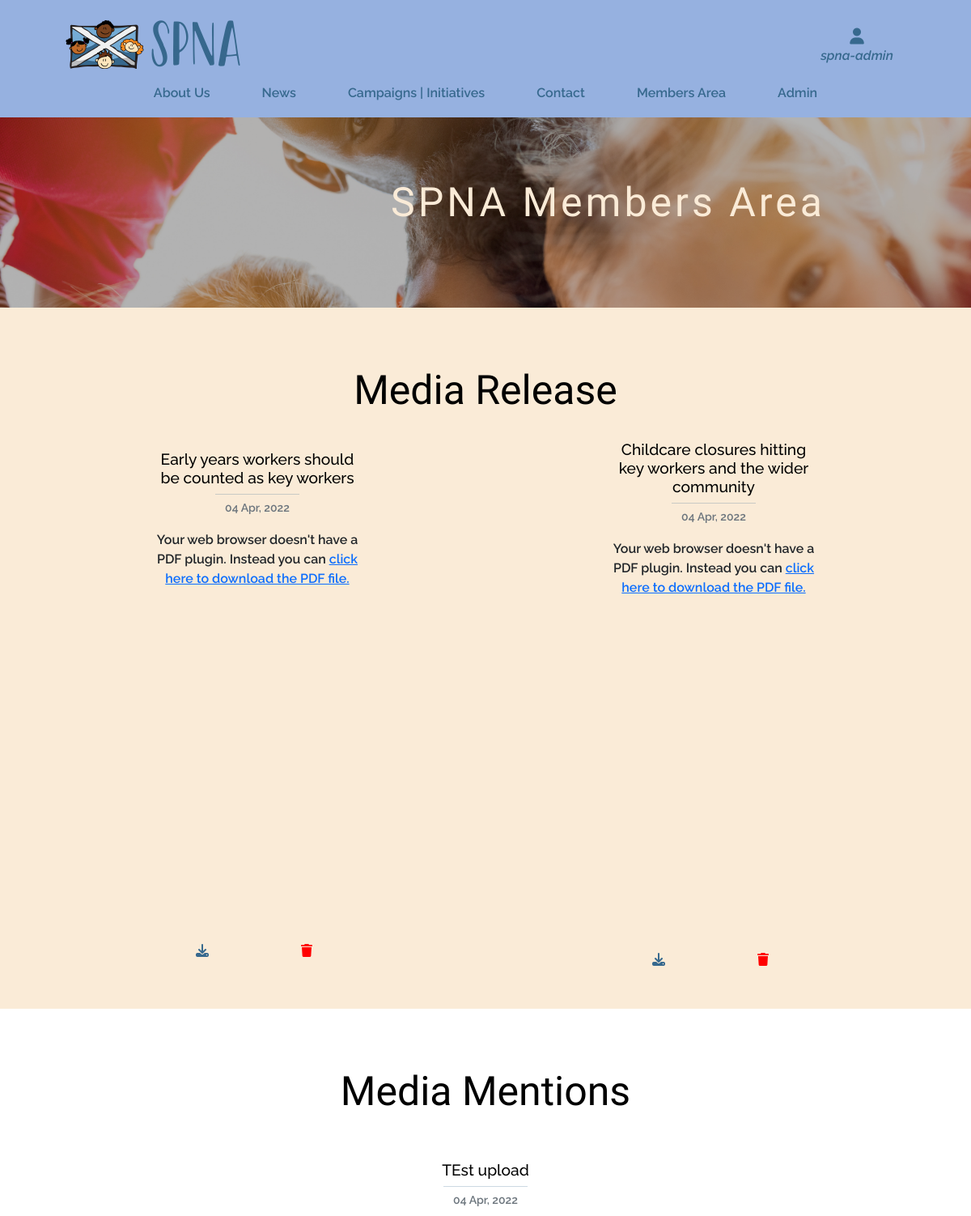
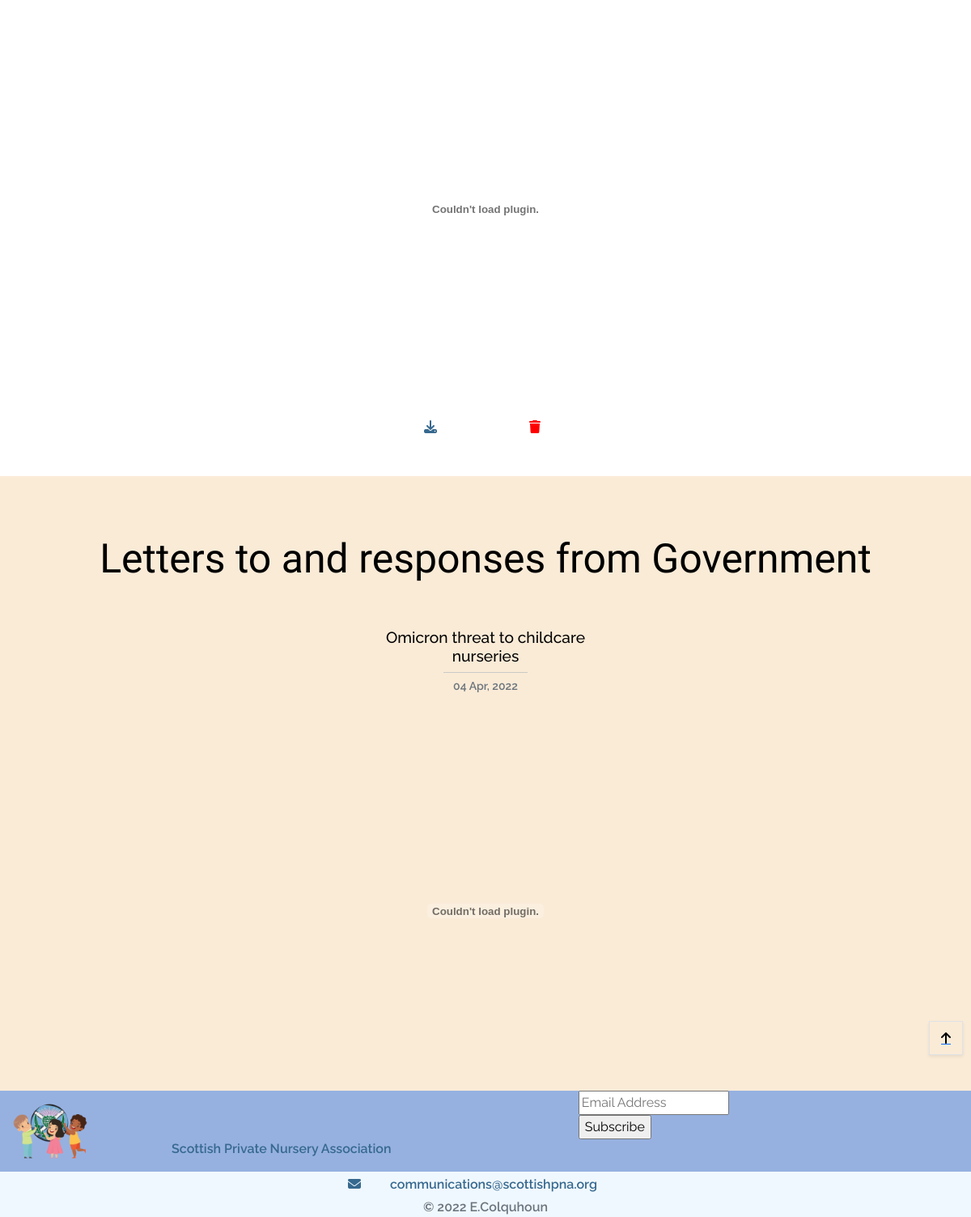
The app's page /member/ (signed in) with its own data (2 pictures, top to bottom).
### member/models.py (models this page shows, shortened)
class Document(models.Model):
    class Meta:
        verbose_name_plural = "Documents"
    title = models.CharField(max_length=255, null=True, blank=True)
    category = models.CharField(
        max_length=20,
        choices=CATEGORIES,
        default=False)
    doc = models.FileField(upload_to='uploads/')
    date_uploaded = models.DateTimeField(auto_now_add=True)

### member/views.py (the view)
# urls.py: path('', views.member_area, name='member_area'),
@login_required
def member_area(request):
    docs = Document.objects.all()
    context = {
        'docs': docs,
    }
    return render(request, 'member/member-area.html', context)

### contact/forms.py
class ContactForm(forms.ModelForm):
    class Meta:
        model = Contact
        fields = ('name', 'phone_number', 'email', 'message')
        widgets = {
            'message': SummernoteWidget(),
            'email': forms.EmailInput(
                attrs={'placeholder': 'you@youremail.com'}),
            'phone_number': forms.TextInput(
                attrs={'placeholder': '+44 1234567890',
                       'rows': 1, 'cols': 15})
        }

### contact/context.py (called while the page is built)
def contact_modal(request):
    article = Articles.objects.all()
    doc = Document.objects.all()
    contact_form = ContactForm()
    context = {
        'contact_form': contact_form,
        'article': article,
        'doc': doc,
    }
    return context

### member/templates/member/member-area.html (shortened to what this page needs)
{% extends "base.html" %}
{% load static %}
{% block extra_css %}
    <link rel="stylesheet" type="text/css" href="{% static 'member/css/member.css' %}">
{% endblock %}
{% block page_header %}
    <div class="container-fluid header-container">
    </div>
{% endblock %}
{% block content %}
<section id="member-image-section">
    <div class="overlay">
        <div class="container-fluid h-100">
            <div class="row h-100">
                <div id="member-text-container"class="col-12 my-auto">
                    <h1 id="member-text" class="title-text">SPNA Members Area</h1>
                </div>
            </div>
        </div>
    </div>
</section>
<section id="documents-section" class="">
    <div id="doc-1-row" class="row text-center p-1 p-sm-5 bg-ant-white">
        <div class="cat-title col-12 p-4">
            <h2 class="category-title">Media Release</h2>
        </div>
        {% for doc in docs %}
            {% if doc.category == '1' %}
                <div class="col-12 col-md-3 mx-auto my-auto">
                    <div class="doc-1-title" class="pt-4">
                        <h3 class="doc-title">
                            {{doc.title}}
                        </h3>
                        <hr class="small-hr">
                        <p class="text-muted pt-1">
                            <small>
                                {{doc.date_uploaded | date:"d M, Y"}}
                            </small>
                        </p>
                    </div>
                    <div class="doc-holder">
                        <object data="{{doc.doc.url}}" type="application/pdf" width="100%" height="100%">
                            <p>Your web browser doesn't have a PDF plugin.
                                Instead you can <a href="{{doc.doc.url}}">click here to
                                download the PDF file.</a></p>
                        </object>
                    </div>
                    <div class="doc-1-ancil pt-2 d-flex justify-content-around">
                        <div>
                            <a href="{{doc.doc.url}}"><i class="fas fa-download"></i></a>
                        </div>
                        {% if request.user.is_authenticated %}
                            {% if request.user.is_superuser %}
                                <div>
                                    <a class="delete-doc-button p-2" data-bs-toggle="modal" data-name="{{doc.id}}" data-bs-target="#delete-modal" href="#delete-doc-modal"><i class="fas fa-trash"></i></a>
                                </div>
                            {% endif %}
                        {% endif %}
                    </div>
                </div>
            {% endif %}
         {% endfor %}
    </div>
    <div id="doc-2-row" class="row text-center p-1 p-sm-5">
        <div class="cat-title col-12 p-4">
            <h2 class="category-title">Media Mentions</h2>
        </div>
        {% for doc in docs %}
            {% if doc.category == '2' %}
                <div class="col-12 col-md-3 mx-auto my-auto">
                    <div class="doc-2-title pt-4">
                        <h3 class="doc-title">
                            {{doc.title}}
                        </h3>
                        <hr class="small-hr">
                        <p class="text-muted pt-1">
                            <small>
                                {{doc.date_uploaded | date:"d M, Y"}}
                            </small>
                        </p>
                    </div>
                    <div class="doc-holder">
                        <embed src="{{doc.doc.url}}" width="100%" height="100%" />
                    </div>
                    <div class="doc-2-ancil pt-2 d-flex justify-content-around">
                        <div>
                            <a href="{{doc.doc.url}}"><i class="fas fa-download"></i></a>
                        </div>
                        {% if request.user.is_authenticated %}
                            {% if request.user.is_superuser %}
                                <div>
                                    <a class="delete-doc-button p-2" data-bs-toggle="modal" data-name="{{doc.id}}" data-bs-target="#delete-modal" href="#delete-doc-modal"><i class="fas fa-trash"></i></a>
                                </div>
                            {% endif %}
                        {% endif %}
                    </div>
                </div>
            {% endif %}
         {% endfor %}
    </div>
    <div class="doc-3-row row text-center p-1 p-sm-5 bg-ant-white">
        <div class="cat-title col-12 p-4">
            <h2 class="category-title">Letters to and responses from Government</h2>
        </div>
        {% for doc in docs %}
            {% if doc.category == '3' %}
                <div class="col-12 col-md-3 mx-auto my-auto pb-5">
                    <div class="doc-3-title pt-4">
                        <h3 class="doc-title">
                            {{doc.title}}
                        </h3>
                        <hr class="small-hr">
                        <p class="text-muted pt-1">
                            <small>
                                {{doc.date_uploaded | date:"d M, Y"}}
                            </small>
                        </p>
                    </div>
                    <div class="doc-holder">
                        <embed src="{{doc.doc.url}}" width="100%" height="100%" />
                    </div>
                    <div class="doc-3-ancil pt-2 d-flex justify-content-around">
                        <div>
                            <a href="{{doc.doc.url}}"></a>
                        </div>
                        {% if request.user.is_authenticated %}
                            {% if request.user.is_superuser %}
                                <div>
                                    <a class="delete-doc-button p-2" data-bs-toggle="modal" data-name="{{doc.id}}" data-bs-target="#delete-modal" href="#delete-doc-modal"></a>
                                </div>
                            {% endif %}
                        {% endif %}
                    </div>
                </div>
            {% endif %}
         {% endfor %}
    </div>
</section>
<div class="page-footer">
</div>
{% endblock %}

### templates/base.html (shortened to what this page needs)
{% load static %}
{% load crispy_forms_tags %}
<!doctype html>
<html lang="en">
    <head>
        {% block corecss %}
        <link rel="stylesheet"  type="text/css" href="https://cdnjs.cloudflare.com/ajax/libs/tiny-slider/2.9.4/tiny-slider.css">
        <link href="//cdn-images.mailchimp.com/embedcode/classic-10_7_dtp.css" rel="stylesheet" type="text/css">
        <link href="https://cdn.jsdelivr.net/npm/bootstrap@5.1.3/dist/css/bootstrap.min.css" rel="stylesheet">
        <link rel="stylesheet" href="{% static 'css/base.css' %}">
        {% endblock %}
        {% block extra_css %}
        {% endblock %}
    </head>
    <body>
        <header class="fixed-top bg-blue">
            <div id="topnav" class="row pt-lg-2 d-none d-lg-flex">
                <div class="col-12 col-md-8 mx-auto my-auto py-1 py-lg-0">
                    <a href="{% url 'home' %}" class="nav-link main-logo-link">
                        <img src="{{ spna }}/media/original/logo.png" alt="SPNA Logo">
                    </a>
                </div>
                <div class="col-12 col-md-2 mx-auto my-auto py-lg-0">
                    <div class="text-center other-nav" data-bs-toggle="dropdown">
                        <div><i class="fas fa-user fa-lg"></i></div>
                        <p class="my-0 link-text">{% if request.user.is_authenticated %}<span class="italic">{{user.username}}</span>{% else %}Join/Login{% endif %}</p>
                    </div>
                        {% include 'includes/account/spna_login.html' %}
                </div>
            </div>
            <div class="row cover">
                <div class="col-12 col-md-10 mx-auto">
                    <nav class="navbar navbar-expand-lg my-auto bg-blue h-100 w-100" id="navbarNav">
                        <div class="collapse navbar-collapse" id="main-nav">
                            <ul class="navbar-nav my-auto sticky-top">
                                <li class="nav-item">
                                    <a href="{% url 'about' %}">About Us</a>
                                </li>
                                <li class="nav-item ">
                                    <a href="{% url 'news' %}">News</a>
                                </li>
                                <li class="nav-item">
                                    <a href="{% url 'initiatives' %}">Campaigns | Initiatives</a>
                                </li>
                                <li class="nav-item">
                                    <a id="contact-button" data-bs-toggle="modal" data-bs-target="#myModal" href="#myModal">Contact</a>
                                </li>
                                {% if request.user.is_authenticated %}
                                    <li class="nav-item">
                                        <a href="{% url 'member_area' %}">Members Area</a>
                                    </li>
                                {% endif %}
                                {% if request.user.is_authenticated %}
                                    {% if request.user.is_superuser %}
                                    <li class="nav-item">
                                        <a href="{% url 'spna_admin' %}">Admin</a>
                                    </li>
                                    {% endif %}
                                {% endif %}
                            </ul>
                        </div>
                    </nav>
                </div>
            </div>
        </header>
        {% block page_header %}
        {% endblock %}
        {% block content %}
        {% endblock %}
        <div class="btt-button shadow-sm rounded-0 border border-black">
            <a id="btt-link"class="btt-link d-flex h-100">
                <i id="btt-arrow" class="fas fa-arrow-up text-black mx-auto my-auto"></i>
            </a>
        </div>
        <footer class=" fixed-bottom">
            <div id="footer" class="container-fluid bg-blue">
                <div id="mailchimp-row" class="row">
                    <div class="col-12 col-md-2 d-none d-md-block ">
                        <img class="pl-3" src="{{ spna }}/media/original/cropped-SPNA_logo_icon.png" width="100px" height="100px" alt="Cropped SPNA logo">
                    </div>
                    <div class="col-12 col-lg-3 pb-0 mb-0 my-auto">
                        <p class="footer-logo text-blue">Scottish Private Nursery Association</p>
                    </div>
                    <div class="col-12 col-md-7">
                        <div id="mc_embed_signup">
                            <form action="https://hotmail.us14.list-manage.com/subscribe/post?u=291280cf52030472eb64f0704&amp;id=a51e9f2451" method="post" id="mc-embedded-subscribe-form" name="mc-embedded-subscribe-form" class="validate" target="_blank" novalidate>
                                <div id="mc_embed_signup_scroll">
                                    <div class="mc-field-group">
                                        <input placeholder="Email Address" type="email" value="" name="EMAIL" class="required email" id="mce-EMAIL">
                                    </div>
                                    <div class="d-inline">
                                        <input type="submit" value="Subscribe" name="subscribe" id="mc-embedded-subscribe" class="button btn-blue">
                                    </div>
                                </div>
                            </form>
                        </div>
                    </div>
                </div>
                <div id="inner-lower-footer" class="row">
                    <div class="col-12 text-center">
                        <div class="p-1">
                            <i class="fas fa-envelope"></i>
                            <a class="pl-1" href="mailto:communications@scottishpna.org">communications@scottishpna.org</a>
                        </div>
                        <span class="text-muted">&copy 2022 E.Colquhoun </span>
                    </div>
                </div>
            </div>
        </footer>
    </body>
</html>

### static/css/base.css (style rules this page uses)
html { height: 100%; scroll-behavior: smooth; }
body { font-family: 'Raleway', sans-serif; font-weight: 600; overflow-y: auto; padding-bottom: 171px; }
.row { padding: 0; }
.overlay { position: absolute; top: 0; left: 0; height: 100%; width: 100%; background-color: rgba(0,0,0,0.3); }
.fixed-top { z-index: 10; }
#topnav { height: 85px; }
.cover { min-height: 60px; }
#main-nav { justify-content: center; }
.nav-item a, footer a { text-decoration: none; color: #37698e; padding: 0 2rem; }
.bg-blue { background-color: #96b1e0; }
.text-blue { color: #37698e; }
.bg-ant-white { background-color: antiquewhite; }
.title-text { color: antiquewhite; font-size: 50px; font-family: 'Moon Dance', cursive; letter-spacing: 4px; line-height: 2; }
.page-footer { height: 179px; }
#footer { position: absolute; bottom: 0; align-items: center; height: fit-content; }
#inner-lower-footer { background-color: aliceblue; max-height: max-content; }
.italic { font-style: italic; }
.small-hr { width: 40%; color: #37698e; margin: auto; }
#btt-arrow { mix-blend-mode: difference; color: antiquewhite; }
.btt-button { height: 42px; width: 42px; position: fixed; bottom: 200px; right: 10px; }
.btt-link { cursor: pointer; }
#mc_embed_signup { float: right; width: 70%; }
#mc_embed_signup .mc-field-group { width: 98%; }
.fas, .link-text { color: rgb(55,105,142); }
.main-logo-link { width: fit-content; }
@media (min-width: 992px) { .header-container { padding-top: 140px; } }

### member/static/member/css/member.css (style rules this page uses)
#member-image-section { background: url('/media/original/huddle.png') no-repeat center; background-color: rgb(236, 136, 136); background-size: cover; height: 30vh; width: 100vw; position: relative; }
#member-text { position: absolute; bottom: 30%; right: 15%; }
#member-text-container { position: relative; width: 100%; height: 100%; }
#documents-section { height: 70vh; }
.category-title { color: black; font-size: 50px; font-family: 'Moon Dance', cursive; }
.doc-title { color: black; font-size: larger; }
.doc-holder { height: 500px; }
.delete-doc-button i { color: red; }

### records on screen
Document: title "Early years workers should be counted as key workers", date_uploaded "04 Apr, 2022"
Document: title "Childcare closures hitting key workers and the wider community", date_uploaded "04 Apr, 2022"
Document: title "TEst upload", date_uploaded "04 Apr, 2022"
Document: title "Omicron threat to childcare nurseries", date_uploaded "04 Apr, 2022"

### other values on screen
{{ user.username }} "spna-admin"
